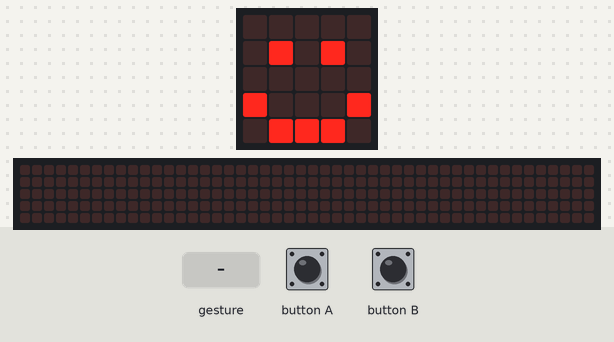
The program below on a simulated BBC micro:bit (MakeCode). Parts: the board's 5×5 LED display, a strip that is not on the board, showing the scrolling text unrolled. The test bench sets the inputs (shaded band). Random numbers come from a fixed seed; a tilt is held for 1.5 s and a shake lasts 1 s, then the board lies face up again; the 48×5 strip is a reading aid, not a part: it shows the text the display is scrolling, unrolled, one strip-width of it at a time.

Above: at 1.8 s.
1.9 s: button B pressed for 0.15 s
At 2.12 s:
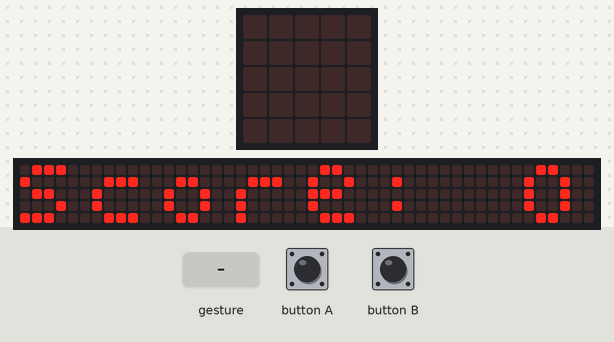
2.6 s: button A pressed for 0.15 s
At 3.17 s:
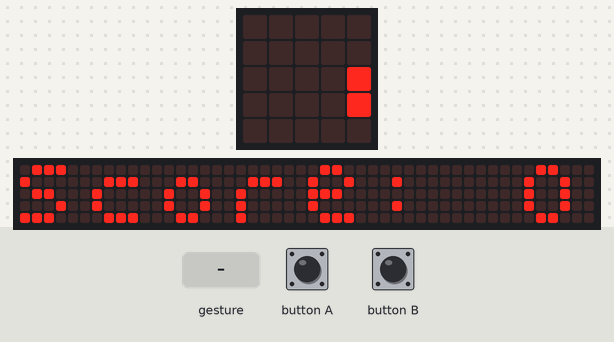
3.3 s: gesture 'shake'
At 3.62 s:
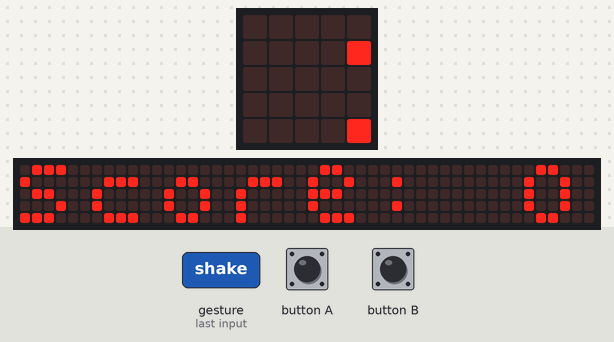
5.3 s: button B pressed for 0.15 s
At 17.1 s:
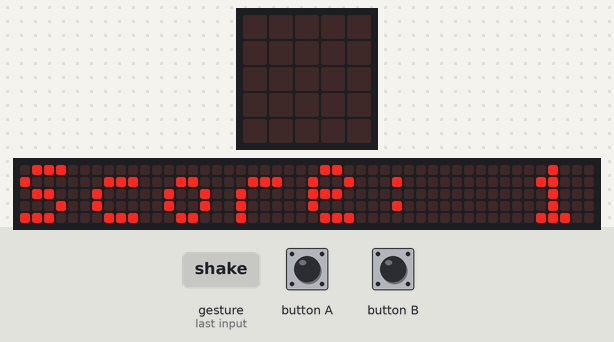

Measured:
- after the input at 1.9 s, the display: changes after 0.15 s (image 1)
- what the display in image 4 shows lasts 1.1 s, from 16.3 s to 17.4 s

The program:

main.ts
```typescript
// (licence header left out)
// Variables needed
let randomNumber: number = 0
let gameScore: number = 0

randomNumber = -1
basic.clearScreen()
basic.showIcon(IconNames.Happy)

input.onGesture(Gesture.Shake, function () {
    randomNumber = randint(0, 2)
    basic.clearScreen()

    // if randomNumber was 0
    if (randomNumber == 0) {
        basic.showIcon(IconNames.SmallSquare)
        basic.pause(5000)
    }

    // if randomNumber was 1
    if (randomNumber == 1) {
        basic.showIcon(IconNames.Square)
        basic.pause(5000)
    }

    // if randomNumber was 2
    if (randomNumber == 2) {
        basic.showIcon(IconNames.Scissors)
        basic.pause(5000)
    }

    // ready for next round
    basic.pause(1000)
    basic.showIcon(IconNames.Happy)
})

// adding your score
input.onButtonPressed(Button.A, function () {
    basic.clearScreen()
    gameScore = gameScore + 1
    basic.showIcon(IconNames.Yes)
    basic.showIcon(IconNames.Happy)
})

// displaying your score
input.onButtonPressed(Button.B, function () {
    basic.clearScreen()
    basic.showString('Score: ' + gameScore)
    basic.showIcon(IconNames.Happy)
})
```
